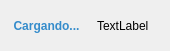
<?xml version="1.0" encoding="UTF-8"?>
<ui version="4.0">
 <class>FormCargando</class>
 <widget class="QWidget" name="FormCargando">
  <property name="windowModality">
   <enum>Qt::ApplicationModal</enum>
  </property>
  <property name="enabled">
   <bool>true</bool>
  </property>
  <property name="geometry">
   <rect>
    <x>0</x>
    <y>0</y>
    <width>170</width>
    <height>51</height>
   </rect>
  </property>
  <property name="windowTitle">
   <string>Cargando..</string>
  </property>
  <layout class="QGridLayout" name="gridLayout_2">
   <item row="0" column="0">
    <layout class="QGridLayout" name="gridLayout">
     <item row="0" column="1" alignment="Qt::AlignHCenter">
      <widget class="QLabel" name="label">
       <property name="text">
        <string>TextLabel</string>
       </property>
      </widget>
     </item>
     <item row="0" column="0">
      <widget class="QLabel" name="label_2">
       <property name="styleSheet">
        <string notr="true">color: #358ccb; font-weight: bold;</string>
       </property>
       <property name="text">
        <string>Cargando...</string>
       </property>
       <property name="alignment">
        <set>Qt::AlignCenter</set>
       </property>
      </widget>
     </item>
    </layout>
   </item>
  </layout>
 </widget>
 <resources/>
 <connections/>
</ui>
